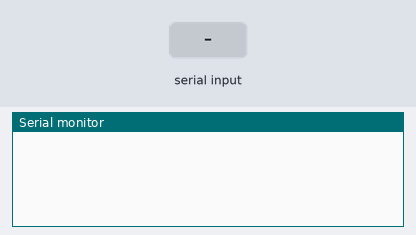
This sketch was run on a simulated Arduino Uno, built with avr-gcc and run on an emulated ATmega328P. On the bench: the last lines printed to the serial monitor. The inputs (shaded band) are chosen by the test bench.

Above: at 1.2 s.
1.3 s: "A" received over Serial
At 2.5 s:
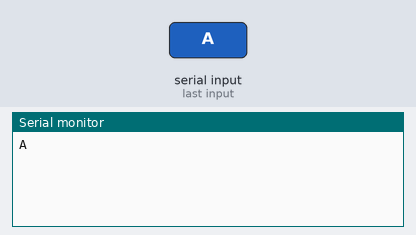
2.8 s: "a" received over Serial
At 3.8 s:
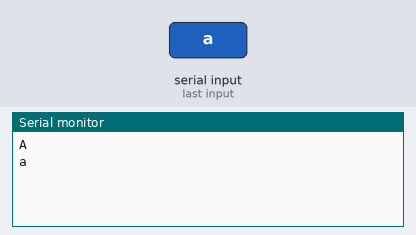
4.3 s: "B" received over Serial
At 4.9 s:
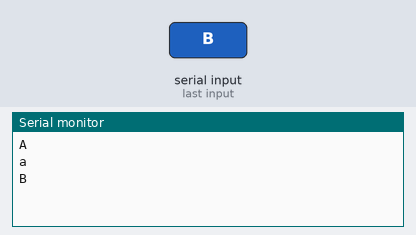
5.8 s: "b" received over Serial
At 7.0 s:
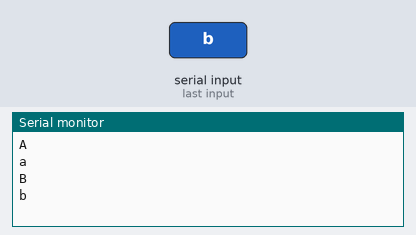
7.3 s: "1" received over Serial
At 8.4 s:
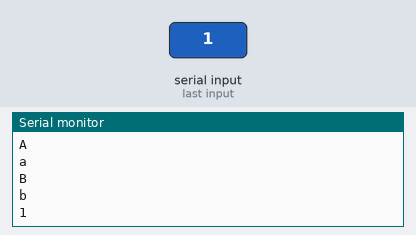

Measured:
- after the input at 1.3 s, the serial monitor: prints a new line at once (image 1)
- after the input at 2.8 s, the serial monitor: prints a new line at once (image 2)
- after the input at 4.3 s, the serial monitor: prints a new line at once (image 3)
- after the input at 5.8 s, the serial monitor: prints a new line at once (image 4)
- after the input at 7.3 s, the serial monitor: prints a new line at once (image 5)

The sketch:

Home_Automation.ino
```cpp
//Code by Smart Tech Tuition
//Home Automation
int R1 = 5;
int R2 = 6;
char val;

void setup() {
  // put your setup code here, to run once:
pinMode(R1, OUTPUT);
pinMode(R2, OUTPUT);
Serial.begin(9600);
}

void loop() {
  // put your main code here, to run repeatedly:
if(Serial.available()==1)
{
val=Serial.read();
Serial.println(val);

if(val == 'A')
{
  digitalWrite(R1,LOW);
}
if(val == 'a')
{
  digitalWrite(R2,HIGH);
}
if(val == 'B')
{
  digitalWrite(R2,LOW);
}
if(val == 'b')
{
  digitalWrite(R2, HIGH);
}
}
}
```
